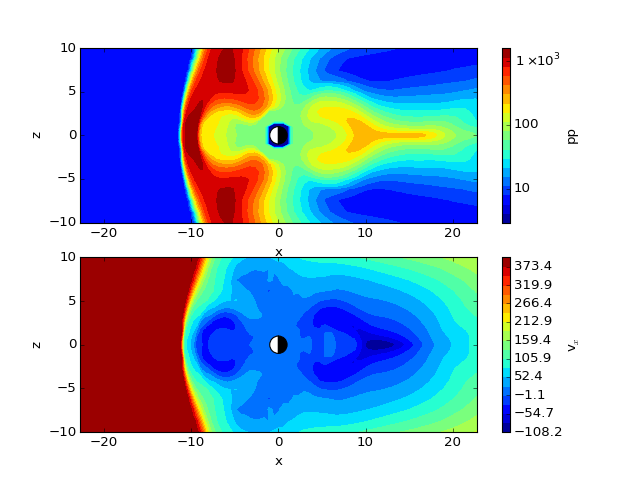

Python code for this plot:
from matplotlib import pyplot as plt

import viscid
from viscid.plot import mpl

f3d = viscid.load_file(_viscid_root + '/../../sample/sample.3df.xdmf')

ax1 = plt.subplot2grid((2, 1), (0, 0))

# notice y=0.0, this is different from y=0; y=0 is the 0th index in
# y, which is this case will be y=-50.0
mpl.plot(f3d["pp"]["y=0.0f"], style="contourf", levels=20,
         plot_opts="log,earth")

# share axes so this plot pans/zooms with the first
plt.subplot2grid((2, 1), (1, 0), sharex=ax1, sharey=ax1)
mpl.plot(f3d["vx"]["y=0.0f"], style="contourf", levels=20,
         plot_opts="earth")

plt.xlim((-20, 20))
plt.ylim((-10, 10))
